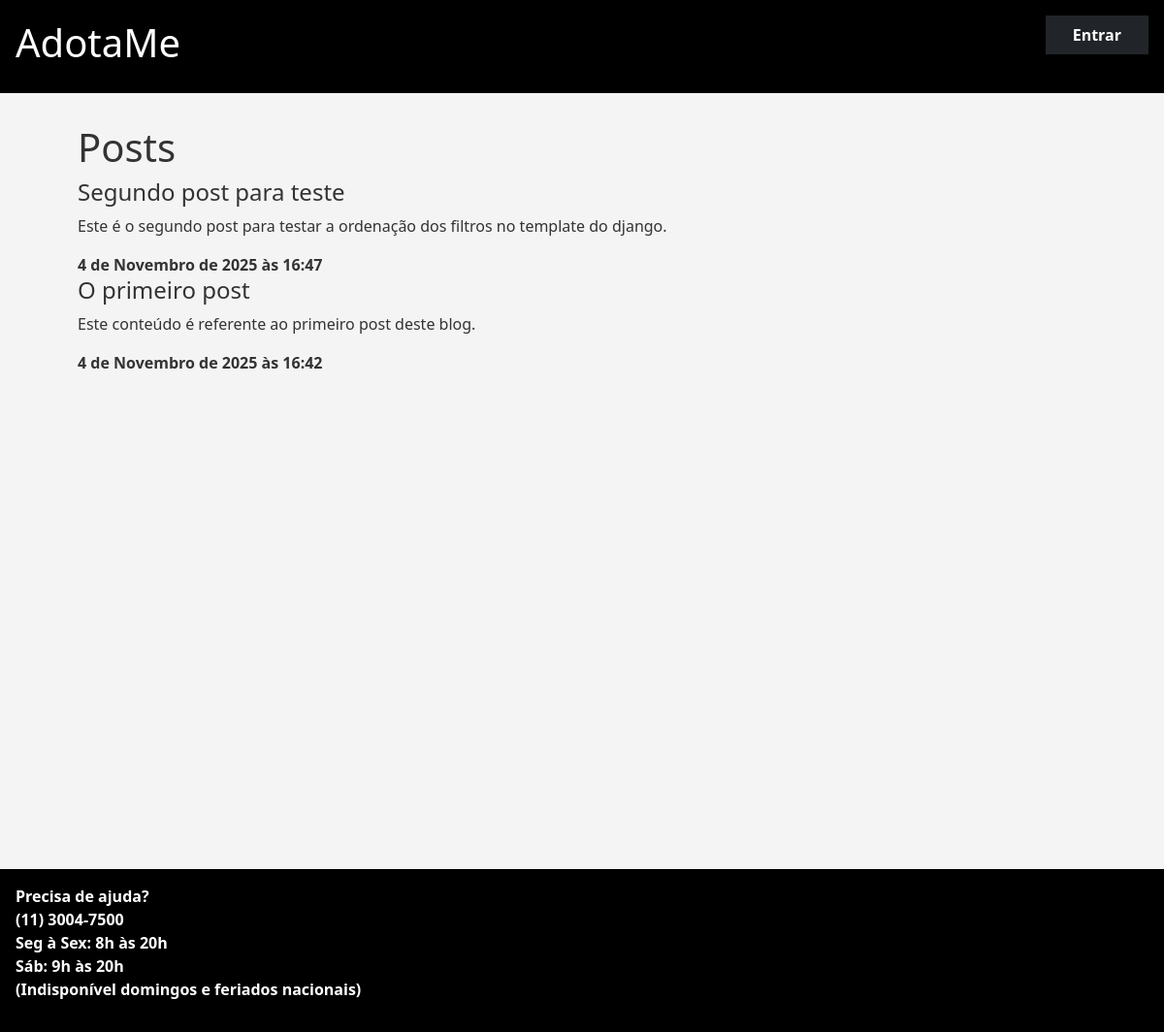
Page /blog/posts/ on the committed database.
### blog/models.py (models this page shows, shortened)
class Post(models.Model):
    titulo = models.CharField(max_length=200)
    conteudo = models.TextField()
    criado_em = models.DateTimeField(auto_now_add=True)

### blog/views.py (the view)
# urls.py: path('posts/',posts,name="posts")
def posts(request):
    posts = Post.objects.order_by('-criado_em')
    context = {"posts":posts}
    return render(request,'posts.html',context)

### blog/templates/posts.html (shortened to what this page needs)
{% extends "base.html" %}
{% block content %}
    <h1> Posts</h1>
    {% for post in posts %}
        <h4>{{post.titulo}}</h4>
        <p>
            {{post.conteudo}}
        </p>
        <span><strong>{{post.criado_em}}</strong></span>
    {% endfor %}
{% endblock %}

### static/css/style.css (style rules this page uses)
* { margin:0; padding: 0; box-sizing: border-box; }
body { background-color: #f4f4f4; color: #333; display: flex; flex-direction: column; font-size: 16px; }

### rows in the picture
Post: titulo "Segundo post para teste", conteudo "Este é o segundo post para testar a ordenação dos filtros no template do django.", criado_em "4 de Novembro de 2025 às 16:47"
Post: titulo "O primeiro post", conteudo "Este conteúdo é referente ao primeiro post deste blog.", criado_em "4 de Novembro de 2025 às 16:42"
